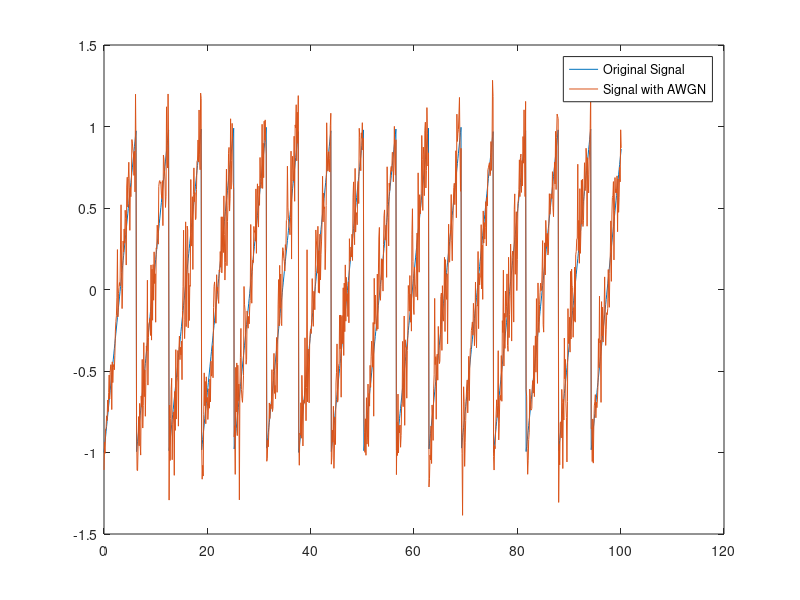
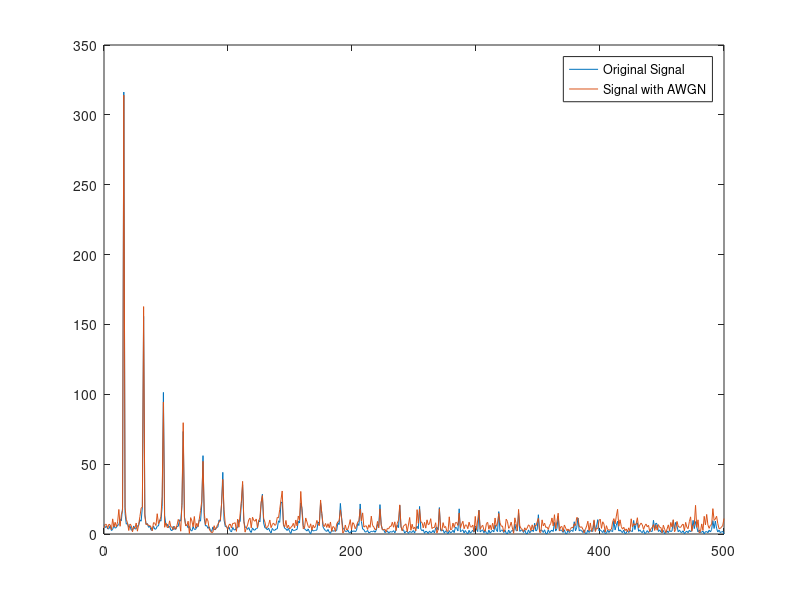
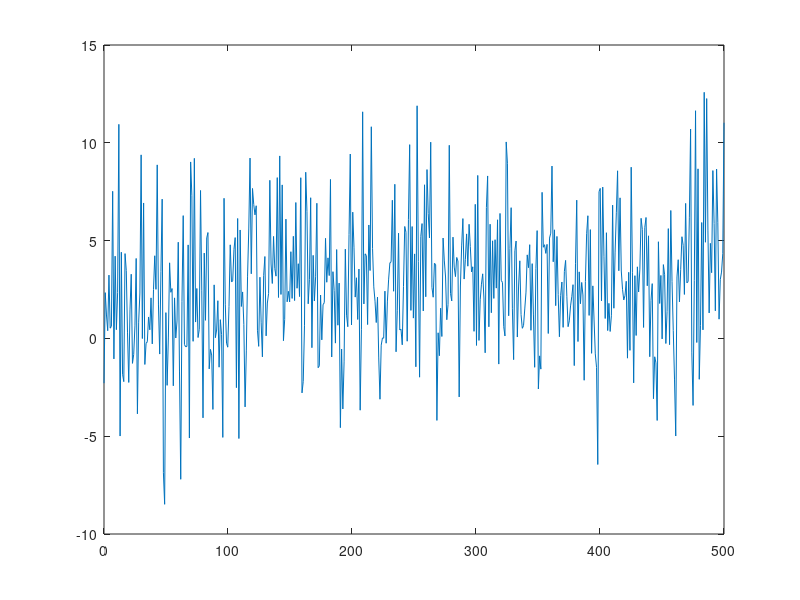

Source code (MATLAB) for these figures, in order:
clear,clc;
t = (0:0.1:100.1);
x = sawtooth(t);
%plot(t,x)
y = awgn(x,10,'measured');
figure(1)
plot(t,[x; y])
legend('Original Signal','Signal with AWGN')

x_fft_d = abs(fft(x));
x_fft = x_fft_d(1:length(x_fft_d)/2+1);
y_fft_d = abs(fft(y));
y_fft = y_fft_d(1:length(y_fft_d)/2+1);
f_axis_d = (0:length(x)-1)*1000/length(x);
f_axis = f_axis_d(1:length(f_axis_d)/2+1);

figure(2)
plot(f_axis,[x_fft; y_fft])
legend('Original Signal','Signal with AWGN')

figure(3)
plot(f_axis,y_fft - x_fft);